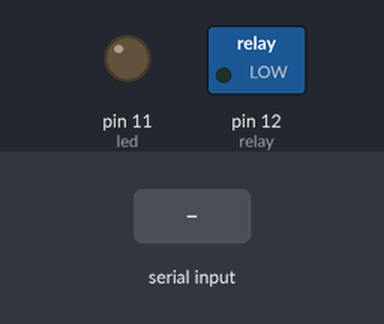
A sketch run on a simulated Arduino Uno, built with avr-gcc and run on an emulated ATmega328P. Parts: switched loads named in the sketch (green lamp = pin HIGH), output pins drawn as LEDs (lit = HIGH). The inputs (shaded band) are chosen by the test bench.

Above: at 1.2 s.
1.3 s: "1" received over Serial
At 2.4 s:
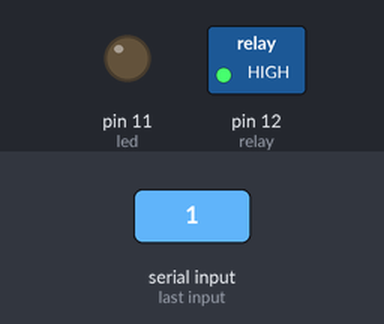
2.8 s: "3" received over Serial
At 3.6 s:
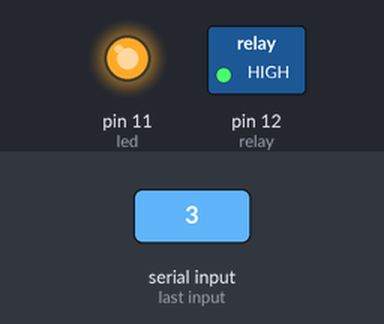
4.3 s: "2" received over Serial
At 4.7 s:
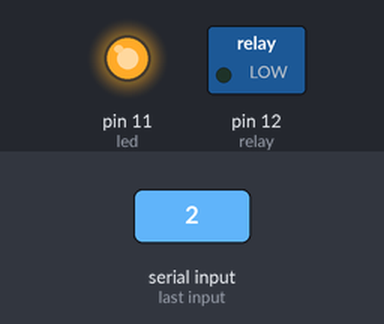
5.8 s: "4" received over Serial
At 7.0 s:
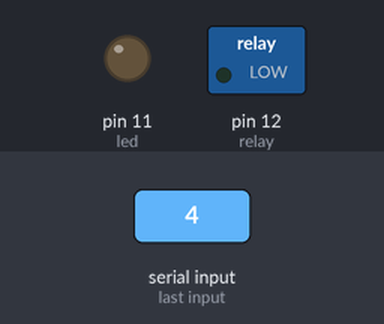
Timing chart, 0 to 8.3 s (numbered marks = the images above; inputs shaded):
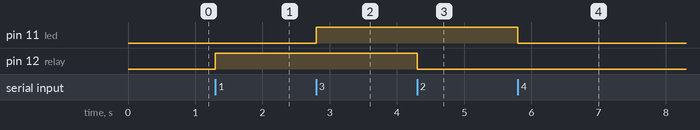

Measured:
- after the input at 1.3 s, pin 12 (relay): LOW → HIGH at once
- after the input at 2.8 s, pin 11 (led): LOW → HIGH at once
- after the input at 4.3 s, pin 12 (relay): HIGH → LOW at once
- after the input at 5.8 s, pin 11 (led): HIGH → LOW at once

The sketch:

RelayBlue.ino
```cpp
const int relay=12;
const int led=11;

void setup(){

Serial.begin(9600);
pinMode(relay,OUTPUT);
pinMode(led,OUTPUT);

}

void loop() {

char comando;

if(Serial.available()>0){
  comando = Serial.read();
    switch(comando){
      case '1':
         digitalWrite(relay,HIGH);
        break;
      case '2':
         digitalWrite(relay,LOW);
        break;

        case '3':
         digitalWrite(led,HIGH);
        break;
      case '4':
         digitalWrite(led,LOW);
        break;

      }


    }
  }
```
